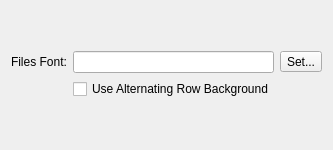
         <widget class="QWidget" name="fTabUiFiles" >
          <attribute name="title" >
           <string>Files</string>
          </attribute>
          <layout class="QVBoxLayout" >
           <item>
            <spacer>
             <property name="orientation" >
              <enum>Qt::Vertical</enum>
             </property>
             <property name="sizeHint" >
              <size>
               <width>20</width>
               <height>40</height>
              </size>
             </property>
            </spacer>
           </item>
           <item>
            <layout class="QGridLayout" >
             <item row="0" column="0" >
              <widget class="QLabel" name="label_21" >
               <property name="text" >
                <string>Files Font:</string>
               </property>
              </widget>
             </item>
             <item row="1" column="1" >
              <widget class="QCheckBox" name="fBtnIfFilesAlternateRow" >
               <property name="text" >
                <string>Use Alternating Row Background</string>
               </property>
              </widget>
             </item>
             <item row="0" column="1" >
              <widget class="QLineEdit" name="fIfFilesFont" />
             </item>
             <item row="0" column="2" >
              <widget class="QToolButton" name="fBtnIfFilesFont" >
               <property name="text" >
                <string>Set...</string>
               </property>
              </widget>
             </item>
            </layout>
           </item>
           <item>
            <spacer>
             <property name="orientation" >
              <enum>Qt::Vertical</enum>
             </property>
             <property name="sizeHint" >
              <size>
               <width>20</width>
               <height>40</height>
              </size>
             </property>
            </spacer>
           </item>
          </layout>
         </widget>
